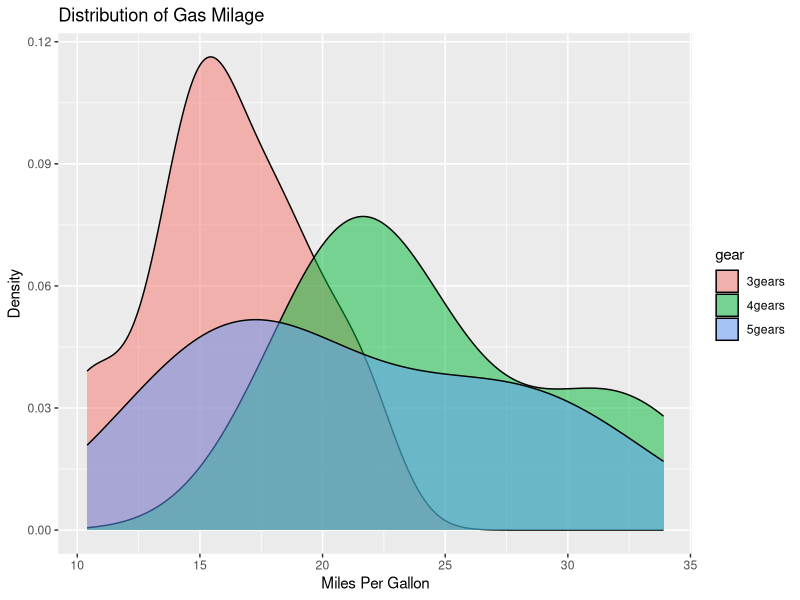

Source code (R):
# R Code pulled from https://www.statmethods.net/advgraphs/ggplot2.html


# ggplot2 examples
library(ggplot2) 

# create factors with value labels 
# create factors with value labels 
mtcars$gear <- factor(mtcars$gear,levels=c(3,4,5), labels=c("3gears","4gears","5gears")) 
mtcars$am <- factor(mtcars$am,levels=c(0,1), labels=c("Automatic","Manual")) 
mtcars$cyl <- factor(mtcars$cyl,levels=c(4,6,8), labels=c("4cyl","6cyl","8cyl")) 

# Kernel density plots for mpg
# grouped by number of gears (indicated by color)
qplot(mpg, data=mtcars, geom="density", fill=gear, alpha=I(.5), main="Distribution of Gas Milage", xlab="Miles Per Gallon", ylab="Density")

print("ggplot2 is fun")
